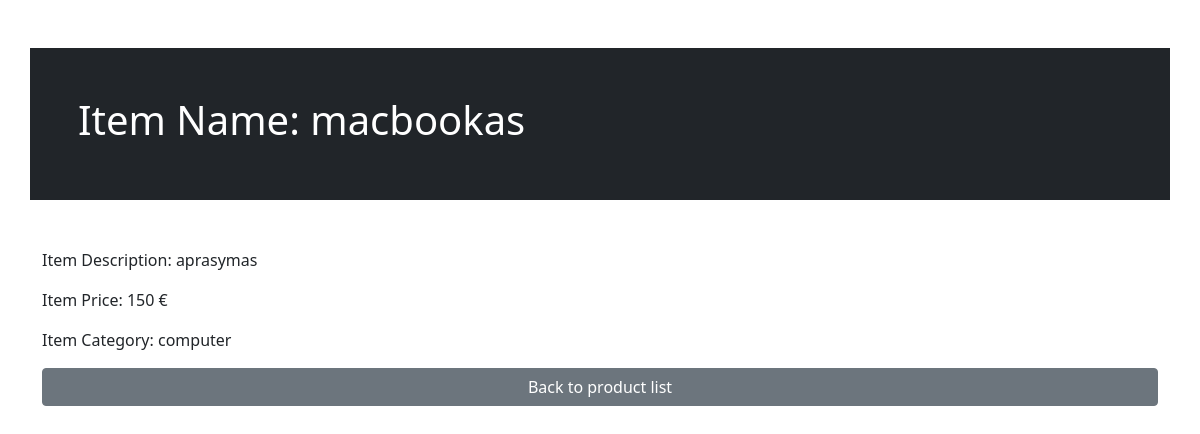
/show.php?show=9, run on the app's committed database.
### tables this page shows
CREATE TABLE `products` (
  `id` int(11) NOT NULL,
  `name` varchar(255) NOT NULL,
  `description` varchar(255) NOT NULL,
  `price` int(100) NOT NULL,
  `category` varchar(255) NOT NULL
);

### show.php (the view, shortened to what this page needs)
<?php
require_once 'db.php';
$id = (int)$_GET['show'];
$result = $link->query("SELECT * FROM products WHERE id=$id") or die($link->error());
$row = $result->fetch_array();
$name = $row['name'];
$description = $row['description'];
$price = $row['price'];
$category = $row['category'];
?>
<!DOCTYPE html>
<html lang="en">
<head>
    <link href="https://cdn.jsdelivr.net/npm/bootstrap@5.1.3/dist/css/bootstrap.min.css" rel="stylesheet">
</head>
<body>
        <div class="container p-5 my-5 bg-dark text-white">
        <h1>Item Name: <?php echo $name;?></h1>
        </div>
        <div class="container">
        <p>Item Description: <?php echo $description;?></p>
        <p>Item Price: <?php echo $price." €";?></p>
        <p>Item Category: <?php echo $category;?></p>
        <div class="d-grid">
<button type="submit" class="btn btn-secondary" name="back" onClick="document.location.href='index.php'">Back to product list</button>
</div>
</div>
</body>
</html>

### data on the page
products: name "macbookas", description "aprasymas", price "150", category "computer"
